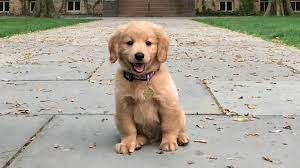
#> input picture img/dog.jpg, 300 x 168 px, found by its file name
$ python 6.py
#> lines starting #> are read from the running program, lines starting #| are printed output that depends on the picture
import cv2
import numpy as np
import matplotlib.pyplot as plt

# Hàm xác định ma trận biến đổi affine từ các cặp điểm bằng Least Squares
def compute_affine_transform(src_points, dst_points):
    # Đảm bảo có ít nhất 3 cặp điểm để giải hệ phương trình
    if len(src_points) != len(dst_points) or len(src_points) < 3:
        raise ValueError("Cần ít nhất 3 cặp điểm")

    # Số cặp điểm
    n = len(src_points)

    # Xây dựng ma trận A và vector b
    A = np.zeros((2 * n, 6))  # 2 phương trình cho mỗi cặp điểm, 6 tham số
    b = np.zeros(2 * n)

    for i in range(n):
        x, y = src_points[i]
        xp, yp = dst_points[i]

        # Phương trình cho x'
        A[2*i, 0] = x  # Hệ số a
        A[2*i, 1] = y  # Hệ số b
        A[2*i, 2] = 1  # Hệ số t_x
        b[2*i] = xp

        # Phương trình cho y'
        A[2*i+1, 3] = x  # Hệ số c
        A[2*i+1, 4] = y  # Hệ số d
        A[2*i+1, 5] = 1  # Hệ số t_y
        b[2*i+1] = yp

    # Giải hệ phương trình A*x = b bằng Least Squares
    params, _, _, _ = np.linalg.lstsq(A, b, rcond=None)

    # Tạo ma trận affine 2x3 từ tham số [a, b, t_x, c, d, t_y]
    affine_matrix = np.float32([
        [params[0], params[1], params[2]],
        [params[3], params[4], params[5]]
    ])

    return affine_matrix

# Đọc ảnh
image = cv2.imread('img/dog.jpg')
#> image is the input picture: shape (168, 300, 3); mean B, G, R 149.1, 162.4, 168.2
if image is None:
    raise ValueError("Không thể đọc ảnh. Kiểm tra đường dẫn!")

# Lấy kích thước ảnh
h, w = image.shape[:2]
#> h = 168; w = 300

# Định nghĩa các cặp điểm tương ứng (src_points -> dst_points)
# Ví dụ: 4 cặp điểm (có thể thay đổi tùy ý)
src_points = np.float32([
    [0, 0],      # Góc trên-trái
    [w-1, 0],    # Góc trên-phải
    [0, h-1],    # Góc dưới-trái
    [w-1, h-1]   # Góc dưới-phải
])
#> src_points = [[0, 0], [299, 0], [0, 167], [299, 167]]

dst_points = np.float32([
    [50, 50],        # Góc trên-trái dịch sang phải và xuống
    [w-50, 50],      # Góc trên-phải dịch sang trái và xuống
    [50, h-50],      # Góc dưới-trái dịch sang phải và lên
    [w-50, h-50]     # Góc dưới-phải dịch sang trái và lên
])

# Tính ma trận biến đổi affine bằng Least Squares
affine_matrix = compute_affine_transform(src_points, dst_points)
#> affine_matrix = [[0.669, -1.11e-16, 50], [0, 0.407, 50]]

# Tính kích thước mới (dựa trên tọa độ điểm đích để chứa toàn bộ ảnh)
new_w = int(max(dst_points[:, 0]) - min(dst_points[:, 0]))
new_h = int(max(dst_points[:, 1]) - min(dst_points[:, 1]))

# Thực hiện biến đổi affine với warpAffine
transformed_image = cv2.warpAffine(image, affine_matrix, (new_w, new_h),
                                   borderMode=cv2.BORDER_CONSTANT, borderValue=(0, 0, 0))
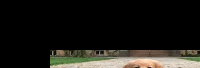
#> transformed_image: shape (68, 200, 3); mean B, G, R 22.1, 26.6, 28

# Hiển thị ảnh gốc và ảnh đã biến đổi
plt.figure(figsize=(12, 6))

# Ảnh gốc
plt.subplot(121)
plt.imshow(cv2.cvtColor(image, cv2.COLOR_BGR2RGB))
plt.title('Original Image')
plt.axis('off')

# Ảnh đã biến đổi
plt.subplot(122)
plt.imshow(cv2.cvtColor(transformed_image, cv2.COLOR_BGR2RGB))
plt.title('Affine Transformed Image')
plt.axis('off')

plt.show()
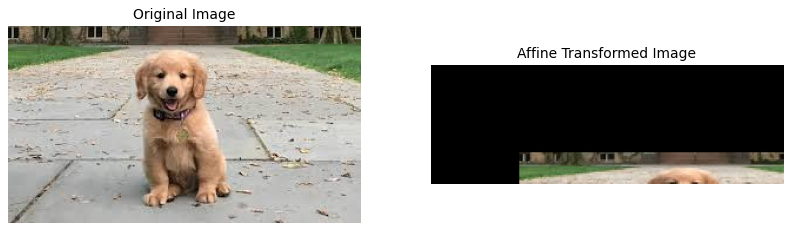
#> figure drawn by matplotlib, 2 panels
